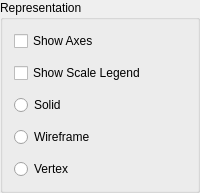
           <widget class="QGroupBox" name="Representation">
            <property name="sizePolicy">
             <sizepolicy hsizetype="MinimumExpanding" vsizetype="Preferred">
              <horstretch>0</horstretch>
              <verstretch>0</verstretch>
             </sizepolicy>
            </property>
            <property name="maximumSize">
             <size>
              <width>220</width>
              <height>191</height>
             </size>
            </property>
            <property name="title">
             <string>Representation</string>
            </property>
            <layout class="QHBoxLayout" name="horizontalLayout_5">
             <item>
              <layout class="QVBoxLayout" name="verticalLayout_2">
               <property name="spacing">
                <number>12</number>
               </property>
               <item>
                <widget class="QCheckBox" name="axes">
                 <property name="text">
                  <string>Show Axes</string>
                 </property>
                </widget>
               </item>
               <item>
                <widget class="QCheckBox" name="legendScaleActor">
                 <property name="text">
                  <string>Show Scale Legend</string>
                 </property>
                </widget>
               </item>
               <item>
                <widget class="QRadioButton" name="solidActor">
                 <property name="text">
                  <string>Solid</string>
                 </property>
                </widget>
               </item>
               <item>
                <widget class="QRadioButton" name="wireFrameActor">
                 <property name="text">
                  <string>Wireframe</string>
                 </property>
                </widget>
               </item>
               <item>
                <widget class="QRadioButton" name="vertexActor">
                 <property name="text">
                  <string>Vertex</string>
                 </property>
                </widget>
               </item>
              </layout>
             </item>
            </layout>
           </widget>
